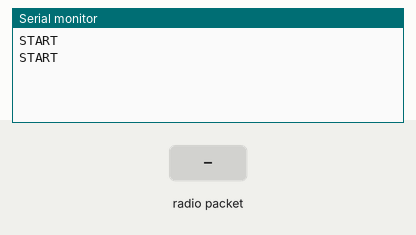
Recording of a sketch running on a simulated Arduino Uno, built with avr-gcc and run on an emulated ATmega328P. Shown: the last lines printed to the serial monitor. The inputs (shaded band) are chosen by the test bench. No radio packets arrive unless stated.

Above: at 1.2 s.
1.3 s: radio packet "1" arrives
At 2.5 s:
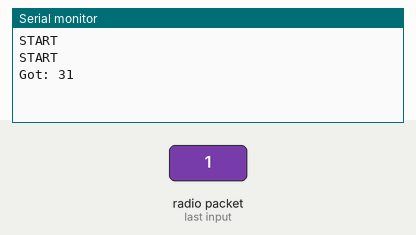
2.8 s: radio packet "0" arrives
At 3.8 s:
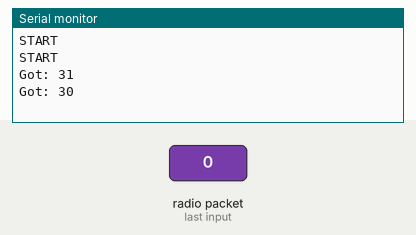
4.3 s: radio packet "2" arrives
At 4.9 s:
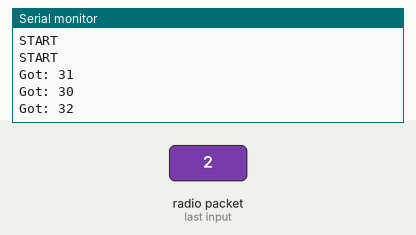

The sketch:

officewindow.ino
```cpp
// (licence header left out)
#include <Arduino.h>

typedef void (*call_t)();
struct thread_t {
  unsigned long lasttime;
  unsigned long timeslice;
  call_t setupfunc;
  call_t loopfunc;
};

#include <VirtualWire.h>
#define RADIOPIN 0

#if 0
//#include <Servo.h>
#define SERVO_ALT_PIN 11
#define SERVO_AZI_PIN 10
#define SERVO_CLAW_PIN 11
#define SERVO_WRIST_PIN 10
#define ALTMIN 700  // 0 degrees (down)
#define ALTMAX 2000 // 120 degrees (forward/up)
#define ALTANGMAX 125
#define AZIMIN 880  // 0 degrees (right)
#define AZIMAX 2480 // 180 degrees (left)
#define AZIANGMAX 180
#define CLAWMIN 600  // 0 degrees (down)
#define CLAWMAX 2200 // 120 degrees (forward/up)
#define CLAWANGMAX 90
#define WRISTMIN 580  // 0 degrees (right)
#define WRISTMAX 2350 // 180 degrees (left)
#define WRISTANGMAX 180

Servo servoAlt, servoAzi;
Servo servoClaw, servoWrist;

void setAltitude(float angle)
{
  if(angle < 0) angle = 0;
  if(angle > ALTANGMAX) angle = ALTANGMAX;
  float us = ALTMIN + (angle*(ALTMAX-ALTMIN)/ALTANGMAX);
  servoAlt.writeMicroseconds(us);
}

void setAzimuth(float angle)
{
  if(angle < 0) angle = 0;
  if(angle > AZIANGMAX) angle = AZIANGMAX;
  float us = AZIMIN + (angle*(AZIMAX-AZIMIN)/AZIANGMAX);
  servoAzi.writeMicroseconds(us);
}

void setClaw(float angle)
{
  if(angle < 0) angle = 0;
  if(angle > CLAWANGMAX) angle = CLAWANGMAX;
  float us = CLAWMIN + (angle*(CLAWMAX-CLAWMIN)/CLAWANGMAX);
  servoClaw.writeMicroseconds(us);
}

void setWrist(float angle)
{
  if(angle < 0) angle = 0;
  if(angle > WRISTANGMAX) angle = WRISTANGMAX;
  float us = WRISTMIN + (angle*(WRISTMAX-WRISTMIN)/WRISTANGMAX);
  servoWrist.writeMicroseconds(us);
}

void setupCamera() {
  servoAlt.attach(SERVO_ALT_PIN);
  delay(100);
  setAltitude(90);
  servoAzi.attach(SERVO_AZI_PIN);
  delay(100);
  setAzimuth(90);
//  servoClaw.attach(SERVO_CLAW_PIN);
//  delay(100);
//  setClaw(0);
//  servoWrist.attach(SERVO_WRIST_PIN);
//  delay(100);
//  setWrist(90);
}

float t = 0;
void loopCamera() {
  float icosval4 = (0.5 - 0.5*cos(t*4*3.14159/180));
  float sinval = (0.5 + 0.5*sin(t*3.14159/180));
  t += 0.5;
//  setClaw(icosval4*CLAWANGMAX);
//  setWrist(sinval*WRISTANGMAX);
  setAzimuth(sinval*AZIANGMAX);
}
#endif

void setupRadio() {
  vw_set_ptt_inverted(true);
  vw_setup(2000);
  //vw_set_rx_pin(RADIOPIN);
  vw_rx_start();
  Serial.println("START");
}

void loopRadio() {
}

void loop() {
  uint8_t buf[VW_MAX_MESSAGE_LEN];
  uint8_t buflen = VW_MAX_MESSAGE_LEN;
  if (vw_get_message(buf, &buflen)) // Non-blocking
  {
    int i;
    Serial.print("Got: ");
    for (i = 0; i < buflen; i++)
    {
      Serial.print(buf[i], HEX);
      Serial.print(" ");
    }
    Serial.println("");
  }
}

struct thread_t threads[] = {
//  {0, 50, setupCamera, loopCamera},
  {0, 1, setupRadio, loopRadio},
};
#define NUM_THREADS (sizeof(threads)/sizeof(struct thread_t))

void setup() {
  int i;
  Serial.begin(9600);
  for (i = 0; i < NUM_THREADS; i++) {
    threads[i].lasttime = millis();
    threads[i].setupfunc();
  }
  Serial.println("START");
  digitalWrite(1, HIGH);
}

//void loop()
//{
//  int i;
//  unsigned long time = millis();
//  for (i = 0; i < NUM_THREADS; i++) {
//    if (time - threads[i].lasttime >= threads[i].timeslice) {
//      threads[i].loopfunc();
//      threads[i].lasttime = time;
//    }
//  }
//}
```

Measured:
- after the input at 1.3 s, the serial monitor: prints a new line at once (image 1)
- after the input at 2.8 s, the serial monitor: prints a new line at once (image 2)
- after the input at 4.3 s, the serial monitor: prints a new line at once (image 3)
